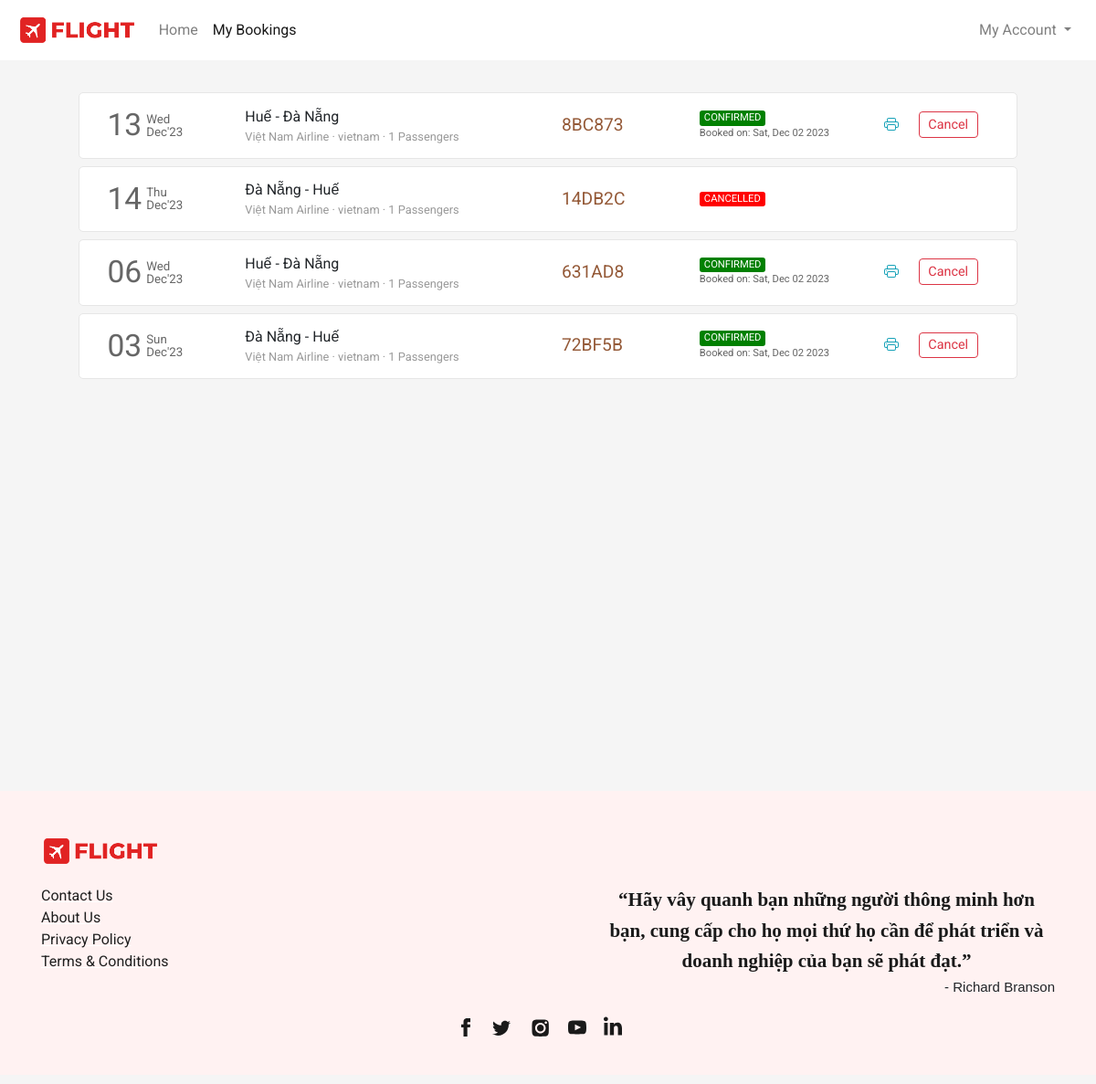
The app's page /flight/bookings (signed in) with its own data.
### flight/models.py (models this page shows, shortened)
class Ticket(models.Model):
    user = models.ForeignKey(User,on_delete=models.CASCADE,related_name="bookings", blank=True, null=True)
    ref_no = models.CharField(max_length=6, unique=True)
    passengers = models.ManyToManyField(Passenger, related_name="flight_tickets")
    flight = models.ForeignKey(Flight, on_delete=models.CASCADE, related_name="tickets", blank=True, null=True)
    flight_ddate = models.DateField(blank=True, null=True)
    flight_adate = models.DateField(blank=True, null=True)
    flight_fare = models.FloatField(blank=True,null=True)
    other_charges = models.FloatField(blank=True,null=True)
    coupon_used = models.CharField(max_length=15,blank=True)
    coupon_discount = models.FloatField(default=0.0)
    total_fare = models.FloatField(blank=True, null=True)
    seat_class = models.CharField(max_length=20, choices=SEAT_CLASS)
    booking_date = models.DateTimeField(default=datetime.now)
    mobile = models.CharField(max_length=20,blank=True)
    email = models.EmailField(max_length=45, blank=True)
    status = models.CharField(max_length=45, choices=TICKET_STATUS)
    class Meta:
        verbose_name_plural = '5.Vé '

class Flight(models.Model):
    origin = models.ForeignKey(Place, on_delete=models.CASCADE, related_name="departures", verbose_name="place of origin")
    destination = models.ForeignKey(Place, on_delete=models.CASCADE, related_name="arrivals", verbose_name="destination")
    depart_time = models.TimeField(auto_now=False, auto_now_add=False)
    depart_day = models.ManyToManyField(Week, related_name="flights_of_the_day")
    duration = models.DurationField(null=True)
    arrival_time = models.TimeField(auto_now=False, auto_now_add=False)
    plane = models.CharField(max_length=24)
    airline = models.CharField(max_length=64)
    economy_fare = models.FloatField(null=True)
    business_fare = models.FloatField(null=True)
    first_fare = models.FloatField(null=True)
    class Meta:
        verbose_name_plural = '3.Chuyến bay'

class Place(models.Model):
    city = models.CharField(max_length=64)
    airport = models.CharField(max_length=64)
    code = models.CharField(max_length=30)
    country = models.CharField(max_length=64)
    class Meta:
        verbose_name_plural = '1.Địa chỉ'

### flight/views.py (the view)
# urls.py: path('flight/bookings', views.bookings, name="bookings"),
def bookings(request):
    if request.user.is_authenticated:
        tickets = Ticket.objects.filter(user=request.user).order_by('-booking_date')
        return render(request, 'flight/bookings.html', {
            'page': 'bookings',
            'tickets': tickets
        })
    else:
        return HttpResponseRedirect(reverse('login'))

### flight/templates/flight/bookings.html (shortened to what this page needs)
{% extends 'flight/layout.html' %}
{% load static %}
{% block head %}
    <link rel="stylesheet" href="{% static 'css/bookings_style.css' %}">
{% endblock head %}
{% block body %}
    <section class="section section1">
        <div class="container">
            {% if tickets %}
                {% for ticket in tickets %}
                    <div class="row each-booking-div" id="{{ticket.ref_no}}">
                        <div class="col-2" style="display: flex;">
                            <div style="display: flex; color: #666666; margin-top: auto;">
                                <div>
                                    <span style="font-size: 2.1em;">{{ticket.flight_ddate | date:"d"}}</span>
                                </div>
                                <div style="font-size: smaller; display: flex; margin: auto 0; padding-left: 5px; line-height: 1em;">
                                    <div style="margin: auto;">
                                        <div style="margin-bottom: 1px;">{{ticket.flight_ddate | date:"D"}}</div>
                                        <div style="margin-top: 1px;">{{ticket.flight_ddate | date:"M'y"}}</div>
                                    </div>
                                </div>
                            </div>
                        </div>
                        <div class="col-4 middle-div">
                            <div style="width:100%">
                                <div class="row places-div" style=" display: flex;">
                                    <div style="max-width: 45%;">{{ticket.flight.origin.city}}</div>
                                    <div>&nbsp;-&nbsp;</div>
                                    <div style="max-width: 45%;">{{ticket.flight.destination.city}}</div>
                                </div>
                                <div class="row places-div" style="font-size: .8em; color: #999999; ">
                                    <div style="max-width: 100%;">{{ticket.flight.airline}} &middot; {{ticket.flight.plane}} &middot; {{ticket.passengers.count}} Passengers</div>
                                </div>
                            </div>
                        </div>
                        <div class="col-2 middle-div">
                            <div style="font-size: 1.2em; color: #945937;">{{ticket.ref_no}}</div>
                        </div>
                        <div class="col-2 middle-div">
                            <div>
                                <div class="row status-div">
                                    {% if ticket.status == 'CONFIRMED' %}
                                        <div class="green">{{ticket.status}}</div>
                                    {% endif %}
                                    {% if ticket.status == 'CANCELLED' %}
                                        <div class="red">{{ticket.status}}</div>
                                    {% endif %}
                                </div>
                                <div class="row booking-date-div" style="font-size: .7em; color: #666;">
                                    {% if ticket.status == 'CONFIRMED' %}
                                        Booked on: {{ticket.booking_date | date:"D, M d Y"}}
                                    {% endif %}
                                </div>
                            </div>
                        </div>
                        <div class="col-2 last-div">
                            <div>
                                <div class="ticket-action-div">
                                    {% if ticket.status == 'CONFIRMED' %}
                                        <form action="{% url 'getticket' %}" method="get" target="_blank">
                                            <button type="submit" class="btn btn-outline-info btnp pbtn">
                                            </button>
                                        </form>
                                        <button class="btn btn-outline-danger btnp cbtn"  data-ref="{{ticket.ref_no}}" onclick="popup(this)">Cancel</button>
                                    {% endif %}
                                </div>
                            </div>
                        </div>
                    </div>
                {% endfor %}
            {% endif %}
        </div>
    </section>
{% endblock %}

### flight/templates/flight/layout.html (shortened to what this page needs)
{% load static %}
<!DOCTYPE html>
<html>
<head>
  <link rel="stylesheet" href="https://stackpath.bootstrapcdn.com/bootstrap/4.4.1/css/bootstrap.min.css">
  <link rel="stylesheet" href="https://use.typekit.net/cav5lva.css">
  <link rel="stylesheet" href="{% static 'css/layout_style.css' %}">
  {% block head %}
  {% endblock %}
</head>
<body>
  <div class="container-fluid">
    <nav class="navbar navbar-expand-lg navbar-light">
      <a class="navbar-brand" href="{% url 'index' %}">
          <img src="{% static 'img/icon_logo.png' %}" height="34" alt="">
      </a>
      <div class="collapse navbar-collapse" id="navbarSupportedContent">
        <ul class="navbar-nav mr-auto">
          <li class="nav-item {% if not page %}active{% endif %}">
            <a class="nav-link" href="{% url 'index' %}">Home</a>
          </li>
          <li class="nav-item {% if page == 'bookings' %}active{% endif %}">
            <a class="nav-link" href="{% url 'bookings' %}">My Bookings</a>
          </li>
        </ul>
        <ul class="navbar-nav">
          {% if not user.is_authenticated %}
            <li class="nav-item">
              <button class="btn btn-outline-danger" style="border-radius: 25rem;" onclick="window.location.href = '/login';">
                <svg width="1.1em" height="1.1em" viewBox="0 1.5 16 16" class="bi bi-person-fill" fill="currentColor" xmlns="http://www.w3.org/2000/svg">
                  <path fill-rule="evenodd" d="M3 14s-1 0-1-1 1-4 6-4 6 3 6 4-1 1-1 1H3zm5-6a3 3 0 1 0 0-6 3 3 0 0 0 0 6z"/>
                </svg>
                Login
              </button>
            </li>
          {% else %}
            <li class="nav-item dropdown my-account">
              <a class="nav-link dropdown-toggle" href="#" id="navbarDropdown" role="button" data-toggle="dropdown" aria-haspopup="true" aria-expanded="false">
                My Account
              </a>
            </li>
          {% endif %}
        </ul>
      </div>
    </nav>
    <main>
      {% block body %}{% endblock %}
    </main>
    <footer>
      <div class="container">
        <div>
          <div class="logo-container">
            <img src="{% static 'img/icon_logo.png' %}">
          </div>
          <div class="footer-content">
            <div class="links-container">
              <div>
                <ul class="link-list">
                  <li class="list-item"><a class="footer-links" href="{% url 'contact' %}">Contact Us</a></li>
                  <li class="list-item"><a class="footer-links" href="{% url 'aboutus' %}">About Us</a></li>
                  <li class="list-item"><a class="footer-links" href="{% url 'privacypolicy' %}">Privacy Policy</a></li>
                  <li class="list-item"><a class="footer-links" href="{% url 'termsandconditions' %}">Terms &amp; Conditions</a></li>
                </ul>
              </div>
            </div>
            <div class="quote-container">
              <div class="quote">“Hãy vây quanh bạn những người thông minh hơn bạn, cung cấp cho họ mọi thứ họ cần để phát triển và doanh nghiệp của bạn sẽ phát đạt.”</div>
              <div class="quote-by">- Richard Branson</div>
            </div>
          </div>
          <div class="social-links">
            <div class="social-icons">
              <a href="#" class="social-icon">
              </a>
              <a href="#" class="social-icon">
              </a>
              <a href="#" class="social-icon">
              </a>
              <a href="#" class="social-icon">
              </a>
              <a href="#" class="social-icon">
              </a>
            </div>
          </div>
        </div>
      </div>
    </footer>
  </div>
</body>
</html>

### flight/static/css/layout_style.css (style rules this page uses)
body { margin: 0px; padding: 0px; font-family: "Rubik", sans-serif; font-weight: normal; font-style: normal; min-width: 250px; }
.container-fluid { padding-left: 0px; padding-right: 0px; }
.navbar { padding: .7rem 1.2rem; background-color: #fff; transition-duration: .2s; }
.section { background-size: cover; background-position: center; background-repeat: no-repeat; padding: 30px 50px; min-height: 100vh; }
footer { background-color: rgb(255,242,242); margin-top: 0px; padding-top: 1px; }
footer .container > div { font-family: Barlow, sans-serif; margin: 48px 0px 10px; flex-shrink: 0; max-width: 100%; overflow: hidden; }
.footer-content { padding-top: 20px; display: flex; -webkit-box-pack: justify; justify-content: space-between; }
.links-container { text-align: left; flex-direction: row; display: flex; }
.quote-container { text-align: right; }
.logo-container img { width: 130px; }
.links-container > div { flex: 1 0 0px; }
.links-container > div ul { padding-inline-start: 0px; margin-block-start: 0px; margin-block-end: 0px; list-style-type: none; margin-right: 50px; }
.footer-links { white-space: nowrap; color: rgb(31, 31, 31); text-decoration: underline solid rgb(255, 255, 255); transition: all 0.1s ease 0s; }
.quote-container .quote { font-family: utopia-std, serif; text-align: center; color: rgb(26, 26, 26); max-width: 500px; margin: auto; font-size: 21px; font-weight: 600; line-height: 1.6; }
.quote-container .quote-by { font-family: sans-serif; font-size: 15px; }
.social-icons { list-style-type: none; display: flex; margin: 0px auto; padding: 20px 0px; width: 100%; max-width: 200px; justify-content: space-evenly; }
.social-icons a { height: 44px; width: 44px; }

### flight/static/css/bookings_style.css (style rules this page uses)
* { font-family: 'Roboto', sans-serif; }
body { background-color: #f5f5f5; word-wrap: break-word; }
.container { cursor: pointer; }
.each-booking-div { width: 96%; margin: 5px auto 8px auto; transition-duration: .4s; padding: 10px 15px; background-color: #fff; border: 1px solid #e6e6e6; border-radius: 5px; }
.btnp { padding: .15rem .6rem; font-size: .9em; margin-top: 3px; margin-bottom: 5px; }
.each-booking-div > div { display: flex; overflow: auto; }
.each-booking-div > div > div { margin-top: auto; margin-bottom: auto; width: 100%; }
.green, .red, .orange { border-radius: 3px; color: white; padding-left: 5px; padding-right: 5px; font-size: .7em; }
.green { background-color: green; }
.red { background-color: red; }
.ticket-action-div { display: flex; justify-content: space-evenly; }
.pbtn, .rbtn { border: 0; }

### records on screen
Ticket: flight_ddate "13", flight_ddate "Wed", flight_ddate "Dec'23", flight.origin.city "Huế", flight.destination.city "Đà Nẵng", flight.airline "Việt Nam Airline", flight.plane "vietnam", passengers.count "1", ref_no "8BC873", status "CONFIRMED", booking_date "Sat, Dec 02 2023"
Ticket: flight_ddate "14", flight_ddate "Thu", flight_ddate "Dec'23", flight.origin.city "Đà Nẵng", flight.destination.city "Huế", flight.airline "Việt Nam Airline", flight.plane "vietnam", passengers.count "1", ref_no "14DB2C", status "CANCELLED"
Ticket: flight_ddate "06", flight_ddate "Wed", flight_ddate "Dec'23", flight.origin.city "Huế", flight.destination.city "Đà Nẵng", flight.airline "Việt Nam Airline", flight.plane "vietnam", passengers.count "1", ref_no "631AD8", status "CONFIRMED", booking_date "Sat, Dec 02 2023"
Ticket: flight_ddate "03", flight_ddate "Sun", flight_ddate "Dec'23", flight.origin.city "Đà Nẵng", flight.destination.city "Huế", flight.airline "Việt Nam Airline", flight.plane "vietnam", passengers.count "1", ref_no "72BF5B", status "CONFIRMED", booking_date "Sat, Dec 02 2023"
